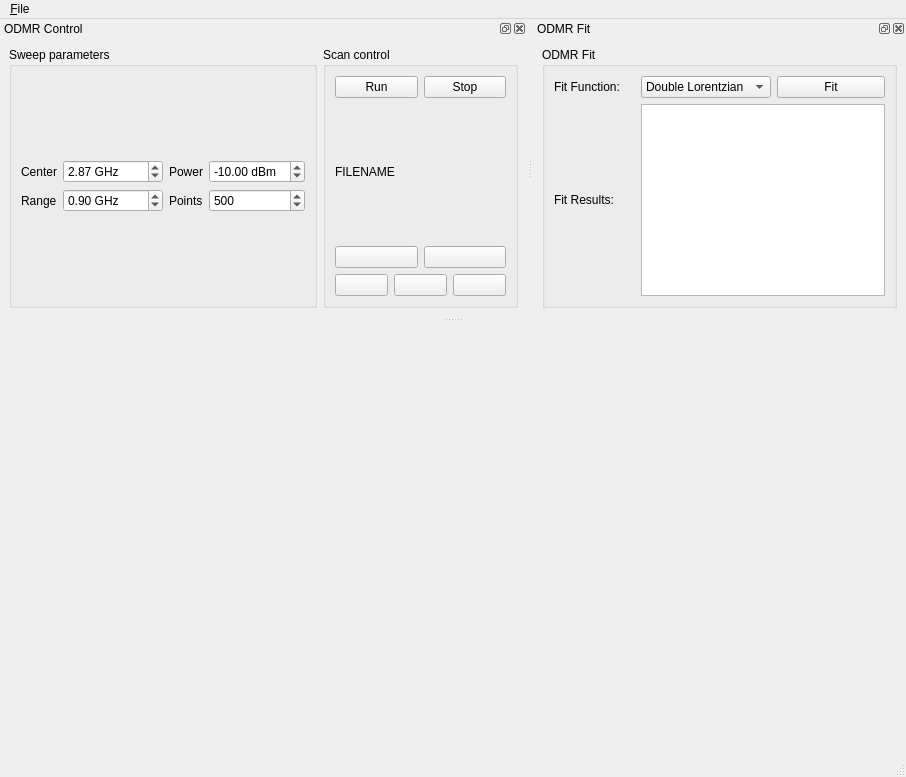
<?xml version="1.0" encoding="UTF-8"?>
<ui version="4.0">
 <class>MainWindow</class>
 <widget class="QMainWindow" name="MainWindow">
  <property name="geometry">
   <rect>
    <x>0</x>
    <y>0</y>
    <width>906</width>
    <height>777</height>
   </rect>
  </property>
  <property name="windowTitle">
   <string>MainWindow</string>
  </property>
  <widget class="QWidget" name="centralwidget">
   <layout class="QVBoxLayout" name="verticalLayout_5">
    <item>
     <layout class="QVBoxLayout" name="odmr_plots_layout">
      <item>
       <layout class="QVBoxLayout" name="odmr_plot_layout"/>
      </item>
      <item>
       <layout class="QVBoxLayout" name="odmr_scans_view_layout"/>
      </item>
     </layout>
    </item>
   </layout>
  </widget>
  <widget class="QMenuBar" name="menubar">
   <property name="geometry">
    <rect>
     <x>0</x>
     <y>0</y>
     <width>906</width>
     <height>21</height>
    </rect>
   </property>
   <widget class="QMenu" name="menuFile">
    <property name="title">
     <string>&amp;File</string>
    </property>
    <addaction name="save_action"/>
    <addaction name="load_action"/>
    <addaction name="save_as_action"/>
    <addaction name="separator"/>
    <addaction name="quit_action"/>
   </widget>
   <addaction name="menuFile"/>
  </widget>
  <widget class="QStatusBar" name="statusbar"/>
  <widget class="QDockWidget" name="dockWidget">
   <property name="features">
    <set>QDockWidget::AllDockWidgetFeatures</set>
   </property>
   <property name="windowTitle">
    <string>ODMR Control</string>
   </property>
   <attribute name="dockWidgetArea">
    <number>4</number>
   </attribute>
   <widget class="QWidget" name="dockWidgetContents">
    <layout class="QHBoxLayout" name="horizontalLayout" stretch="3,2">
     <item>
      <widget class="QGroupBox" name="odmr_parameter_box">
       <property name="styleSheet">
        <string notr="true"/>
       </property>
       <property name="title">
        <string>Sweep parameters</string>
       </property>
       <layout class="QVBoxLayout" name="verticalLayout">
        <item>
         <layout class="QGridLayout" name="gridLayout" rowstretch="1,1" columnstretch="1,1,1,1">
          <item row="0" column="0">
           <widget class="QLabel" name="center_label">
            <property name="text">
             <string>Center</string>
            </property>
           </widget>
          </item>
          <item row="1" column="1">
           <widget class="QDoubleSpinBox" name="range_box">
            <property name="maximumSize">
             <size>
              <width>100</width>
              <height>16777215</height>
             </size>
            </property>
            <property name="suffix">
             <string> GHz</string>
            </property>
            <property name="maximum">
             <double>10000000000.000000000000000</double>
            </property>
            <property name="singleStep">
             <double>0.100000000000000</double>
            </property>
            <property name="value">
             <double>0.900000000000000</double>
            </property>
           </widget>
          </item>
          <item row="0" column="3">
           <widget class="QDoubleSpinBox" name="power_box">
            <property name="maximumSize">
             <size>
              <width>100</width>
              <height>16777215</height>
             </size>
            </property>
            <property name="suffix">
             <string> dBm</string>
            </property>
            <property name="minimum">
             <double>-100.000000000000000</double>
            </property>
            <property name="maximum">
             <double>1.000000000000000</double>
            </property>
            <property name="singleStep">
             <double>0.100000000000000</double>
            </property>
            <property name="value">
             <double>-10.000000000000000</double>
            </property>
           </widget>
          </item>
          <item row="0" column="1">
           <widget class="QDoubleSpinBox" name="center_box">
            <property name="maximumSize">
             <size>
              <width>100</width>
              <height>16777215</height>
             </size>
            </property>
            <property name="suffix">
             <string> GHz</string>
            </property>
            <property name="maximum">
             <double>10000000000.000000000000000</double>
            </property>
            <property name="singleStep">
             <double>0.010000000000000</double>
            </property>
            <property name="value">
             <double>2.870000000000000</double>
            </property>
           </widget>
          </item>
          <item row="1" column="2">
           <widget class="QLabel" name="step_label">
            <property name="text">
             <string>Points</string>
            </property>
           </widget>
          </item>
          <item row="0" column="2">
           <widget class="QLabel" name="power_label">
            <property name="text">
             <string>Power</string>
            </property>
           </widget>
          </item>
          <item row="1" column="0">
           <widget class="QLabel" name="range_label">
            <property name="text">
             <string>Range</string>
            </property>
           </widget>
          </item>
          <item row="1" column="3">
           <widget class="QSpinBox" name="number_points_box">
            <property name="maximumSize">
             <size>
              <width>100</width>
              <height>16777215</height>
             </size>
            </property>
            <property name="minimum">
             <number>1</number>
            </property>
            <property name="maximum">
             <number>1000000000</number>
            </property>
            <property name="value">
             <number>500</number>
            </property>
           </widget>
          </item>
         </layout>
        </item>
       </layout>
      </widget>
     </item>
     <item>
      <widget class="QGroupBox" name="groupBox">
       <property name="title">
        <string>Scan control</string>
       </property>
       <layout class="QVBoxLayout" name="verticalLayout_2" stretch="1,3">
        <item>
         <layout class="QHBoxLayout" name="horizontalLayout_2">
          <item>
           <widget class="QPushButton" name="start_button">
            <property name="text">
             <string>Run</string>
            </property>
           </widget>
          </item>
          <item>
           <widget class="QPushButton" name="stop_button">
            <property name="styleSheet">
             <string notr="true"/>
            </property>
            <property name="text">
             <string>Stop</string>
            </property>
           </widget>
          </item>
         </layout>
        </item>
        <item>
         <layout class="QVBoxLayout" name="file_layout">
          <item>
           <widget class="QLabel" name="filename_label">
            <property name="text">
             <string>FILENAME</string>
            </property>
           </widget>
          </item>
          <item>
           <layout class="QHBoxLayout" name="save_layout">
            <item>
             <widget class="QPushButton" name="save_button">
              <property name="text">
               <string/>
              </property>
              <property name="icon">
               <iconset resource="../../../../artwork/qudi_icons.qrc">
                <normaloff>:/icons/icons/save.png</normaloff>:/icons/icons/save.png</iconset>
              </property>
             </widget>
            </item>
            <item>
             <widget class="QPushButton" name="delete_button">
              <property name="text">
               <string/>
              </property>
              <property name="icon">
               <iconset resource="../../../../artwork/qudi_icons.qrc">
                <normaloff>:/icons/icons/delete.png</normaloff>:/icons/icons/delete.png</iconset>
              </property>
             </widget>
            </item>
           </layout>
          </item>
          <item>
           <layout class="QHBoxLayout" name="load_layout">
            <item>
             <widget class="QPushButton" name="load_button">
              <property name="maximumSize">
               <size>
                <width>60</width>
                <height>16777215</height>
               </size>
              </property>
              <property name="text">
               <string/>
              </property>
              <property name="icon">
               <iconset resource="../../../../artwork/qudi_icons.qrc">
                <normaloff>:/icons/icons/load.png</normaloff>:/icons/icons/load.png</iconset>
              </property>
             </widget>
            </item>
            <item>
             <widget class="QPushButton" name="previous_button">
              <property name="maximumSize">
               <size>
                <width>60</width>
                <height>16777215</height>
               </size>
              </property>
              <property name="text">
               <string/>
              </property>
              <property name="icon">
               <iconset resource="../../../../artwork/qudi_icons.qrc">
                <normaloff>:/icons/icons/previous.png</normaloff>:/icons/icons/previous.png</iconset>
              </property>
             </widget>
            </item>
            <item>
             <widget class="QPushButton" name="next_button">
              <property name="maximumSize">
               <size>
                <width>60</width>
                <height>16777215</height>
               </size>
              </property>
              <property name="text">
               <string/>
              </property>
              <property name="icon">
               <iconset resource="../../../../artwork/qudi_icons.qrc">
                <normaloff>:/icons/icons/next.png</normaloff>:/icons/icons/next.png</iconset>
              </property>
             </widget>
            </item>
           </layout>
          </item>
         </layout>
        </item>
       </layout>
      </widget>
     </item>
    </layout>
   </widget>
  </widget>
  <widget class="QDockWidget" name="dockWidget_2">
   <property name="windowTitle">
    <string>ODMR Fit</string>
   </property>
   <attribute name="dockWidgetArea">
    <number>4</number>
   </attribute>
   <widget class="QWidget" name="dockWidgetContents_2">
    <layout class="QVBoxLayout" name="verticalLayout_4">
     <item>
      <widget class="QGroupBox" name="odmr_fit_box">
       <property name="styleSheet">
        <string notr="true"/>
       </property>
       <property name="title">
        <string>ODMR Fit</string>
       </property>
       <layout class="QVBoxLayout" name="verticalLayout_3" stretch="0">
        <item>
         <layout class="QGridLayout" name="odmr_fit_layout" rowstretch="1,2" columnstretch="1,3">
          <item row="1" column="1">
           <widget class="QPlainTextEdit" name="fit_results_edit">
            <property name="plainText">
             <string/>
            </property>
           </widget>
          </item>
          <item row="1" column="0">
           <widget class="QLabel" name="fit_results_label">
            <property name="text">
             <string>Fit Results:</string>
            </property>
           </widget>
          </item>
          <item row="0" column="0">
           <widget class="QLabel" name="fit_function_label">
            <property name="text">
             <string>Fit Function:</string>
            </property>
           </widget>
          </item>
          <item row="0" column="1">
           <layout class="QHBoxLayout" name="fit_buttons_layout">
            <item>
             <widget class="QComboBox" name="fit_function_box">
              <item>
               <property name="text">
                <string>Double Lorentzian</string>
               </property>
              </item>
              <item>
               <property name="text">
                <string>Single Lorentzian</string>
               </property>
              </item>
              <item>
               <property name="text">
                <string>Gaussian</string>
               </property>
              </item>
             </widget>
            </item>
            <item>
             <widget class="QPushButton" name="fit_button">
              <property name="text">
               <string>Fit</string>
              </property>
             </widget>
            </item>
           </layout>
          </item>
         </layout>
        </item>
       </layout>
      </widget>
     </item>
    </layout>
   </widget>
  </widget>
  <action name="save_action">
   <property name="text">
    <string>&amp;Save</string>
   </property>
   <property name="shortcut">
    <string>Ctrl+S</string>
   </property>
  </action>
  <action name="load_action">
   <property name="text">
    <string>&amp;Load</string>
   </property>
   <property name="shortcut">
    <string>Ctrl+L</string>
   </property>
  </action>
  <action name="save_as_action">
   <property name="text">
    <string>Save as</string>
   </property>
  </action>
  <action name="quit_action">
   <property name="text">
    <string>&amp;Quit</string>
   </property>
   <property name="shortcut">
    <string>Ctrl+Q</string>
   </property>
  </action>
 </widget>
 <resources>
  <include location="../../../../artwork/qudi_icons.qrc"/>
 </resources>
 <connections/>
</ui>
